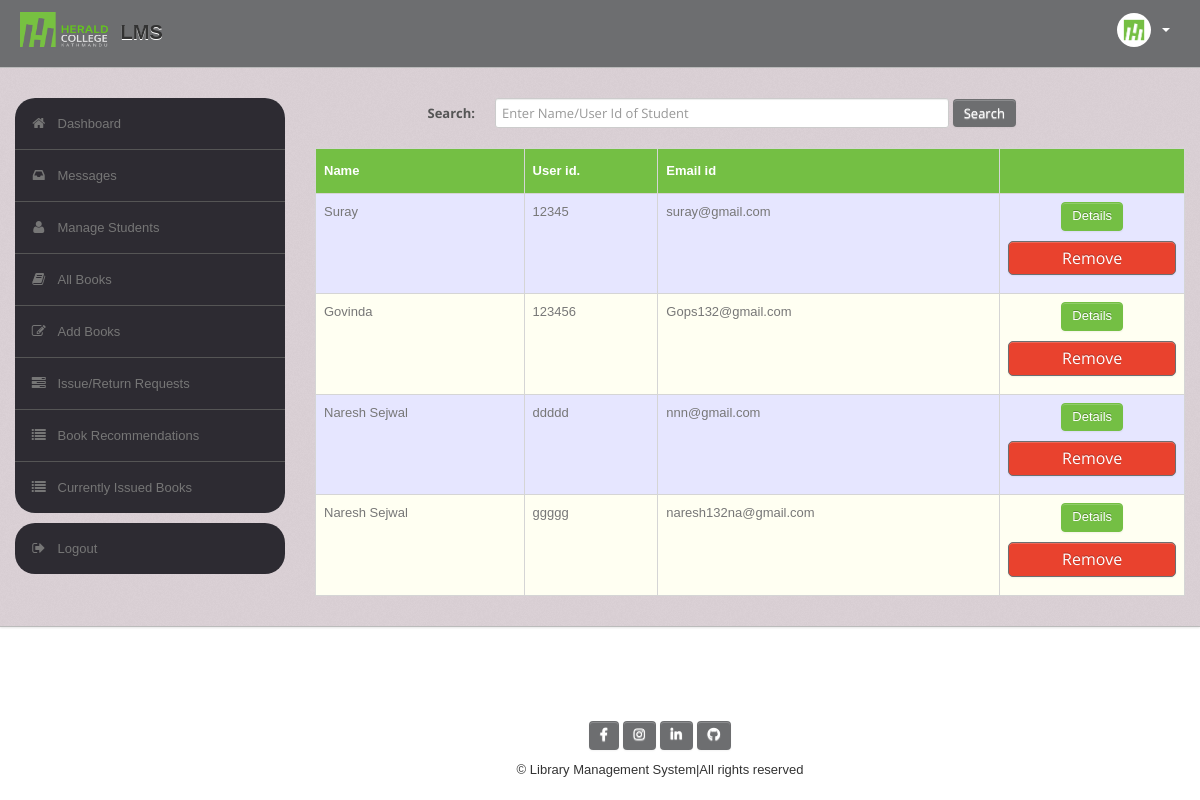
Page /admin/student.php (signed in) on the committed database.
### tables this page shows
CREATE TABLE `user` (
  `UserId` varchar(50) NOT NULL,
  `Name` varchar(50) DEFAULT NULL,
  `Type` varchar(50) DEFAULT NULL,
  `Category` varchar(50) DEFAULT NULL,
  `EmailId` varchar(50) DEFAULT NULL,
  `MobNo` bigint(11) DEFAULT NULL,
  `Password` varchar(50) DEFAULT NULL
);

### admin/student.php (the view, shortened to what this page needs)
<?php
require('dbconn.php');
?>
<?php
if ($_SESSION['UserId']) {
?>
    <!DOCTYPE html>
    <html lang="en">
    <head>
        <link type="text/css" href="bootstrap/css/bootstrap.min.css" rel="stylesheet">
        <link type="text/css" href="bootstrap/css/bootstrap-responsive.min.css" rel="stylesheet">
        <link type="text/css" href="css/theme.css" rel="stylesheet">
        <link type="text/css" href="images/icons/css/font-awesome.css" rel="stylesheet">
    </head>
    <body>
        <div class="navbar navbar-fixed-top">
            <div class="navbar-inner">
                <div class="container">
                        <a class="brand" href="home.php"><img src="images/nn.png" class="logo" /> LMS </a>
                    <div class="nav-collapse collapse navbar-inverse-collapse">
                        <ul class="nav pull-right">
                            <li class="nav-user dropdown"><a href="#" class="dropdown-toggle" data-toggle="dropdown">
                                    <img src="images/user.png" class="nav-avatar" />
                                    <b class="caret"></b></a>
                            </li>
                        </ul>
                    </div>
                </div>
            </div>
        </div>
        <div class="wrapper">
            <div class="container">
                <div class="row">
                    <div class="span3">
                        <div class="sidebar">
                            <ul class="widget widget-menu unstyled">
                                <li class="active"><a href="home.php"><i class="menu-icon icon-home"></i>Dashboard
                                    </a></li>
                                <li><a href="message.php"><i class="menu-icon icon-inbox"></i>Messages</a>
                                </li>
                                <li><a href="student.php"><i class="menu-icon icon-user"></i>Manage Students </a>
                                </li>
                                <li><a href="book.php"><i class="menu-icon icon-book"></i>All Books </a></li>
                                <li><a href="addbook.php"><i class="menu-icon icon-edit"></i>Add Books </a></li>
                                <li><a href="requests.php"><i class="menu-icon icon-tasks"></i>Issue/Return Requests </a></li>
                                <li><a href="recommendations.php"><i class="menu-icon icon-list"></i>Book Recommendations </a></li>
                                <li><a href="current.php"><i class="menu-icon icon-list"></i>Currently Issued Books </a></li>
                            </ul>
                            <ul class="widget widget-menu unstyled">
                                <li><a href="logout.php"><i class="menu-icon icon-signout"></i>Logout </a></li>
                            </ul>
                        </div>
                    </div>
                    <div class="span9">
                        <form class="form-horizontal row-fluid" action="student.php" method="post">
                            <div class="control-group">
                                <label class="control-label" for="Search"><b>Search:</b></label>
                                <div class="controls">
                                    <input type="text" id="title" name="title" placeholder="Enter Name/User Id of Student" class="span8" required>
                                    <button type="submit" name="submit" class="btn">Search</button>
                                </div>
                            </div>
                        </form>
                        <br>
                        <?php
                        if (isset($_POST['submit'])) {
                            $s = $_POST['title'];
                            $sql = "select * from LMS.user where (UserId='$s' or Name like '%$s%') and UserId<>'ADMIN'";
                        } else
                            $sql = "select * from LMS.user where UserId<>'ADMIN'";
                        $result = $conn->query($sql);
                        $rowcount = mysqli_num_rows($result);
                        if (!($rowcount))
                            echo "<br><center><h2><b><i>No Results</i></b></h2></center>";
                        else {
                        ?>
                            <table class="table" id="tables">
                                <thead>
                                    <tr>
                                        <th>Name</th>
                                        <th>User id.</th>
                                        <th>Email id</th>
                                        <th></th>
                                    </tr>
                                </thead>
                                <tbody>
                                    <?php
                                    while ($row = $result->fetch_assoc()) {
                                        $email = $row['EmailId'];
                                        $name = $row['Name'];
                                        $rollno = $row['UserId'];
                                    ?>
                                        <tr>
                                            <td><?php echo $name ?></td>
                                            <td><?php echo $rollno ?></td>
                                            <td><?php echo $email ?></td>
                                            <td>
                                                <center>
                                                    <form method="get">
                                                        <a href="studentdetails.php?id=<?php echo $rollno; ?>" class="btn btn-success">Details</a>
                                                        <input type="submit" name="submit" value="Remove" class="btn btn-danger">
                                                    </form>
                                                </center>
                                            </td>
                                        </tr>
                                <?php }
                                } ?>
                                </tbody>
                            </table>
                    </div>
                </div>
            </div>
        </div>
        <?php include("footer.php"); ?>
    </body>
    </html>
<?php } else {
    echo "<script type='text/javascript'>alert('Access Denied!!!')</script>";
} ?>

### admin/css/theme.css (style rules this page uses)
#tables { font-family: "Trebuchet MS", Arial, Helvetica, sans-serif; border-collapse: collapse; width: 100%; }
#tables td, #tables th { border: 1px solid #ddd; padding: 8px; }
#tables tr:nth-child(even) { background-color: #fffff2; }
#tables tr:nth-child(odd) { background-color: #e6e6ff; }
#tables th { padding-top: 12px; padding-bottom: 12px; text-align: left; background-color: #74bf44; color: white; }
input[type="submit"] { display: block; margin: auto; padding: 5px; border-radius: 5px; width: 15%; font-size: 16px; }
body { font-size: 13px; font-family: 'Open Sans', Arial, sans-serif; background: #fff; color: #777 }
strong, b { color: #555 }
.wrapper { background: url(../images/bg.png) #cec1c8; border-bottom: 1px solid #bbb; -webkit-box-shadow: 0 1px 2px rgba(0,0,0,0.1); -moz-box-shadow: 0 1px 2px rgba(0,0,0,0.1); box-shadow: 0 1px 2px rgba(0,0,0,0.1); padding: 30px 0 }
form { margin: 0 }
select, textarea, input[type="text"], input[type="password"], input[type="datetime"], input[type="datetime-local"], input[type="date"], input[type="month"], input[type="time"], input[type="week"], input[type="number"], input[type="email"], input[type="url"], input[type="search"], input[type="tel"], input[type="color"], .uneditable-input, label, input, button, select, textarea { -webkit-border-radius: 3px; -moz-border-radius: 3px; border-radius: 3px; font-size: 13px; font-family: 'Open Sans', Tahoma, Arial, sans-serif }
body [class^="icon-"], body [class*=" icon-"] { font-size: 14px; line-height: 20px; height: 20px }
body { font-family: Arial, sans-serif; }
input1[type="datetime-local"], input[type="submit"] { display: block; margin: 10px 0; padding: 5px; border-radius: 5px; border: 0.3px solid #6d6e70; width: 100%; font-size: 16px; }
.form-horizontal .control-group, .form-vertical .control-group { margin-bottom: 0 }
.navbar { position: static!important; margin: 0!important }
.navbar .navbar-inner { background: #6d6e70; border-bottom: 1px solid #bbb; -webkit-box-shadow: 0 1px 2px rgba(0,0,0,0.15); -moz-box-shadow: 0 1px 2px rgba(0,0,0,0.15); box-shadow: 0 1px 2px rgba(0,0,0,0.15) }
.navbar .brand { color: #333; font-weight: bold; font-size: 20px; margin-right: 20px; padding: 20px }
.logo { width: 90px; height: 35px; margin: -8px 5px 0 ; }
.navbar .nav>li>a { padding: 20px 15px; font-weight: bold; color: #777 }
.nav-user>a { height: 20px }
.nav-avatar { width: 34px; height: 34px; margin: -7px 5px 0 0; -webkit-border-radius: 50%; -moz-border-radius: 50%; border-radius: 50% }
.btn, .btn-box { -webkit-border-radius: 3px; -moz-border-radius: 3px; border-radius: 3px }
.btn { font-size: 13px; font-weight: 600 }
.btn { display: inline-block; margin-bottom: 0; font-weight: 400; text-align: center; vertical-align: middle; cursor: pointer; background-color: #6d6e70; color: #fff; background-image: none; border: 1px solid transparent; white-space: nowrap; padding: 4px 10px; font-size: 13px; line-height: 1.42857; border-radius: 4px; -webkit-user-select: none; -moz-user-select: none; -ms-user-select: none; user-select: none }
.btn-success { color: #fff; background-color: #74bf44; border-color: #74bf44 }
.btn-danger { color: #fff; background-color: #e9422e; border-color: #e52e18 }
.table { margin-bottom: 0 }
.table th, .table td { border-color: #d5d5d5!important }
.widget-menu { background: #fff; -webkit-border-radius: 3px; -moz-border-radius: 3px; border-radius: 20px; overflow: hidden }
.widget-menu a { color: #555; display: block; line-height: 20px; padding: 15px; text-decoration: none!important }
.widget-menu .menu-icon { margin-right: 10px; color: #767676; -webkit-transition: all .2s ease-in-out; -moz-transition: all .2s ease-in-out; transition: all .2s ease-in-out; }
.widget-menu>li+li { border-top: 1px solid #555 }
.widget-menu>li>a { background-color: #2d2b32; color: #767676; -webkit-transition: all .2s ease-in-out; -moz-transition: all .2s ease-in-out; transition: all .2s ease-in-out; }

### rows in the picture
user: Name "Suray", UserId "12345", EmailId "suray@gmail.com"
user: Name "Govinda", UserId "123456", EmailId "Gops132@gmail.com"
user: Name "Naresh Sejwal", UserId "ddddd", EmailId "nnn@gmail.com"
user: Name "Naresh Sejwal", UserId "ggggg", EmailId "naresh132na@gmail.com"
